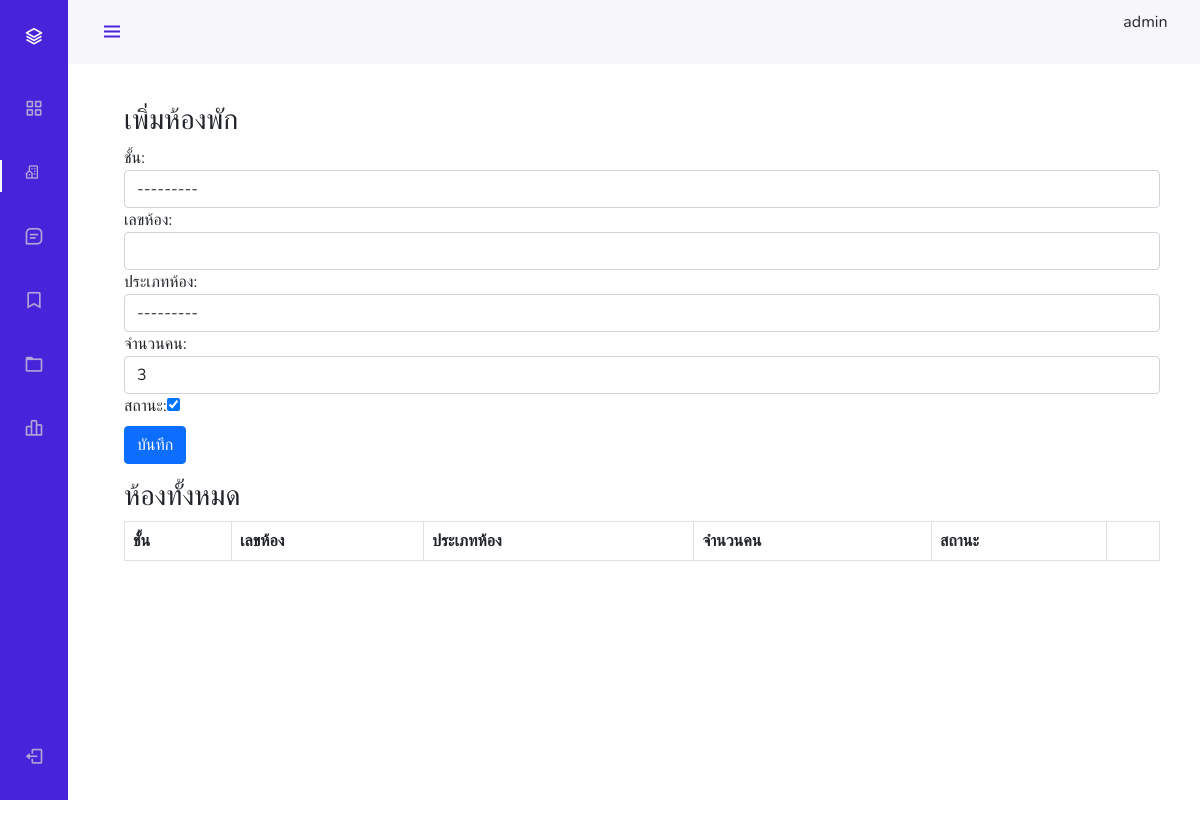
The page /manage/dorm/room/add/ on the database as committed earlier.
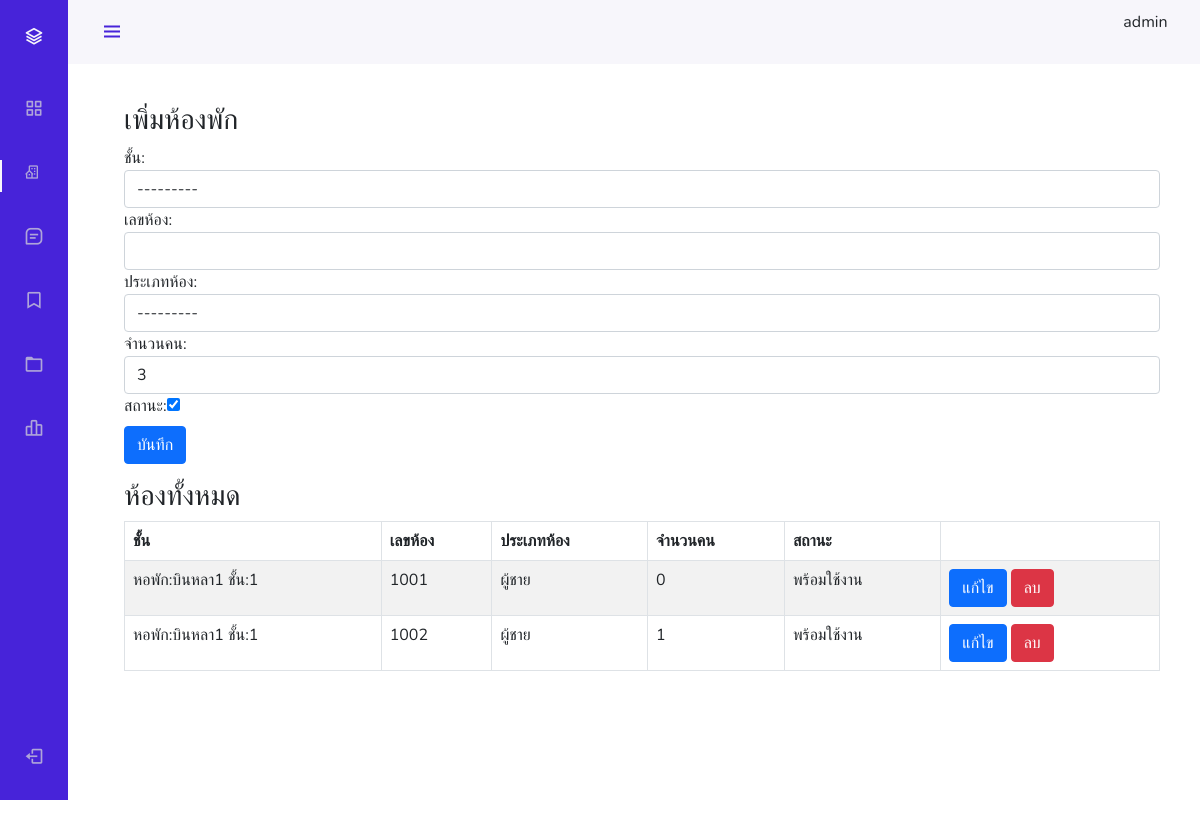
The same page on the database as committed later.
### dorm/models.py (models this page shows, shortened)
class Room(models.Model):
    TYPE_IN_ROOM = [('MALE', 'ผู้ชาย'), ('FEMALE', 'ผู้หญิง')]
    floor = models.ForeignKey(Floor, on_delete=models.PROTECT, related_name="floor", related_query_name="floor",
                              verbose_name="ชั้น")
    room_id = models.CharField(
        max_length=10, blank=True, null=True, unique=True, verbose_name="เลขห้อง")
    room_type = models.CharField(
        max_length=10, choices=TYPE_IN_ROOM, verbose_name="ประเภทห้องพัก")
    amount = models.PositiveIntegerField(default=3, verbose_name="จำนวน")
    is_status = models.BooleanField(default=True, verbose_name="สถานะของห้อง")

class Floor(models.Model):
    dorm_name = models.ForeignKey(Dormitory, on_delete=models.PROTECT, related_name='dormitory',
                                  related_query_name="dormitory",
                                  verbose_name="ชื่อหอพัก")
    number = models.PositiveIntegerField(default=1, verbose_name="ชั้น")
    def __str__(self):
        return f"หอพัก:{self.dorm_name.name} ชั้น:{self.number}"

class Dormitory(models.Model):
    name = models.CharField(max_length=100, unique=True, db_index=True)
    description = models.TextField(blank=True)
    images = models.ImageField(upload_to="images/dorm/", blank=True, null=True)
    images_room_plan = models.ImageField(
        upload_to="images/dorm/room_plan/", blank=True, null=True)
    is_active = models.BooleanField(default=True)
    created_at = models.DateTimeField(auto_now_add=True)
    updated_at = models.DateTimeField(auto_now=True)

### administer/views.py (the view, shortened to what this page needs)
# urls.py: path("dorm/room/add/", views.administerroom_addView.as_view(),
class administerroom_addView(View):
    def get(self, request):
        rooms = Room.objects.all()
        paginator = Paginator(rooms, 3)
        try:
            page = int(request.GET.get('page', '1'))
        except:
            page = 1
        try:
            roomPage = paginator.page(page)
        except (EmptyPage, InvalidPage):
            roomPage = paginator.page(paginator.num_pages)
        context = {
            "form": RoomForm(),
            "rooms": roomPage
        }
        return render(request, "administer/dorm/room/room_management_add.html", context)

### administer/forms.py
class RoomForm(forms.ModelForm):
    class Meta:
        model = Room
        fields = '__all__'
    def __init__(self, *args, **kwargs):
        super(RoomForm, self).__init__(*args, **kwargs)
        self.fields['floor'].widget.attrs.update({'class': 'form-control'})
        self.fields['room_id'].widget.attrs.update({'class': 'form-control'})
        self.fields['room_type'].widget.attrs.update({'class': 'form-control'})
        self.fields['amount'].widget.attrs.update({'class': 'form-control'})
        self.fields['floor'].label = 'ชั้น'
        self.fields['room_id'].label = 'เลขห้อง'
        self.fields['room_type'].label = 'ประเภทห้อง'
        self.fields['amount'].label = 'จำนวนคน'
        self.fields['is_status'].label = 'สถานะ'

### main/context_processors.py (called while the page is built)
def all_dormitory(self):
    dorms = Dormitory.objects.all().values("name")
    return dict(dorms=dorms)

### administer/templates/administer/dorm/room/room_management_add.html (shortened to what this page needs)
﻿{% extends 'administer/base_admin_page.html' %}
{% load static %}
{% block main%}
<div class="container">
    <div class="row">
        <div class="col-md-12">
            <div class="panel panel-default">
                <div class="panel-heading">
                    <h3 class="panel-title">เพิ่มห้องพัก</h3>
                </div>
                <div class="panel-body">
                    <form action="#" method="POST" class="form-horizontal" role="form">
                        {{form}}
                        <div>
                            <button class="btn btn-primary mt-2" type="submit">บันทึก</button>
                        </div>
                    </form>
                </div>
            </div>
        </div>
    </div>
    <div class="row">
        <div class="col-md-12">
            <div class="panel panel-default">
                <div class="panel-heading">
                    <h3 class="panel-title">ห้องทั้งหมด</h3>
                </div>
                <div class="panel-body">
                    <table class="table table-striped table-bordered table-hover" id="dataTables-example">
                        <thead>
                            <tr>
                                <th>ชั้น</th>
                                <th>เลขห้อง</th>
                                <th>ประเภทห้อง</th>
                                <th>จำนวนคน</th>
                                <th>สถานะ</th>
                                <th></th>
                            </tr>
                        </thead>
                        <tbody>
                            {% for room in rooms %}
                            <tr>
                                <td>{{room.floor}}</td>
                                <td>{{room.room_id}}</td>
                                <td>{% if room.room_type == "MALE"%}ผู้ชาย {% elif  room.room_type == "FMALE"%}
                                    ผู้หญิง{% endif %}</td>
                                <td>{{room.amount}}</td>
                                <td>{% if room.is_status%}พร้อมใช้งาน {% else%}ไม่พร้อมใช้งาน{% endif %}</td>
                                <td>
                                    <a class="btn btn-primary" href="{%url 'management_room_edit' room.id %}">แก้ไข</a>
                                    <button class="btn btn-danger" onclick="delete_room_id({{room.id}})">ลบ</button>
                                </td>
                            </tr>
                            {% endfor %}
                        </tbody>
                    </table>
                </div>
            </div>
        </div>
    </div>
</div>
{% endblock %}

Rows that differ between the two databases and show on the page:
added Room: floor "หอพัก:บินหลา1 ชั้น:1", room_id "1001", room_type "ผู้ชาย", amount "0", is_status "พร้อมใช้งาน"
added Room: floor "หอพัก:บินหลา1 ชั้น:1", room_id "1002", room_type "ผู้ชาย", amount "1", is_status "พร้อมใช้งาน"
